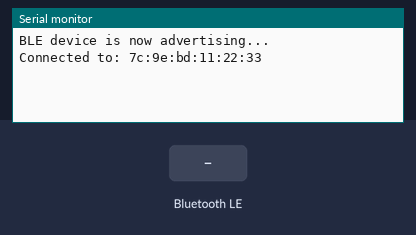
Bench run of a sketch on a simulated Arduino Nano 33 IoT. Parts: the last lines printed to the serial monitor. Inputs (shaded band) come from the test bench. Nothing arrives over Bluetooth unless stated; a phone connects over Bluetooth LE 3 s after start.

Above: at 3.8 s.
3.9 s: Bluetooth LE write "1" received
At 4.9 s:
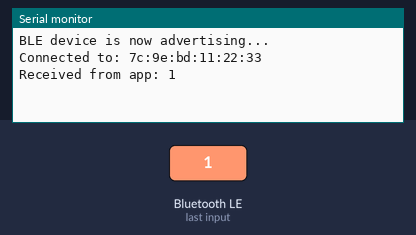
5.4 s: Bluetooth LE write "0" received
At 6.0 s:
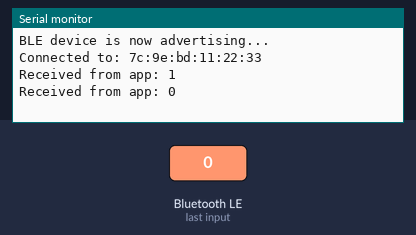
6.9 s: Bluetooth LE write "2" received
At 8.3 s:
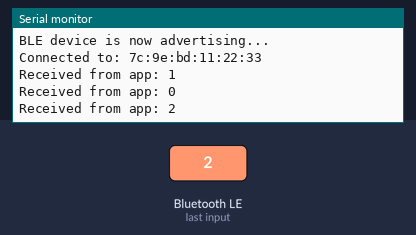

Measured:
- after the input at 3.9 s, the serial monitor: prints a new line at once (image 1)
- after the input at 5.4 s, the serial monitor: prints a new line at once (image 2)
- after the input at 6.9 s, the serial monitor: prints a new line at once (image 3)

The sketch:

testBLE.ino
```cpp
/**
 * @file testBLE.ino
 * @brief Simple BLE test for Arduino Nano 33 BLE Sense using nRF Connect app.
 *
 * This sketch initializes the built-in BLE module (NINA-B306)
 * and makes the device discoverable. You can connect with
 * the nRF Connect app to test BLE functionality.
 */

#include <ArduinoBLE.h>  // Include BLE library

/// Name of the BLE device shown in nRF Connect
#define DEVICE_NAME "Nano33 BLE Test"

/// BLE Service (custom or UART-like service)
BLEService testService("180C");  // 0x180C = User-defined service (can be changed)

/// A simple characteristic to test reading/writing
BLEStringCharacteristic testCharacteristic("2A56", BLERead | BLEWrite, 20);

/**
 * @brief Arduino setup function.
 * Initializes serial communication and starts BLE advertising.
 */
void setup() {
  Serial.begin(9600);
  while (!Serial);

  if (!BLE.begin()) {
    Serial.println("Starting BLE failed!");
    while (1);
  }

  // Set device name and service
  BLE.setLocalName(DEVICE_NAME);
  BLE.setAdvertisedService(testService);

  // Add characteristic to service
  testService.addCharacteristic(testCharacteristic);
  BLE.addService(testService);

  // Set initial value
  testCharacteristic.setValue("BLE funktioniert!");

  // Start advertising
  BLE.advertise();
  Serial.println("BLE device is now advertising...");
}

/**
 * @brief Arduino loop function.
 * Accepts connections and prints info when connected.
 */
void loop() {
  BLEDevice central = BLE.central();

  if (central) {
    Serial.print("Connected to: ");
    Serial.println(central.address());

    while (central.connected()) {
      // Optional: read value if changed
      if (testCharacteristic.written()) {
        Serial.print("Received from app: ");
        Serial.println(testCharacteristic.value());
      }
    }

    Serial.println("Disconnected.");
  }
}
```
